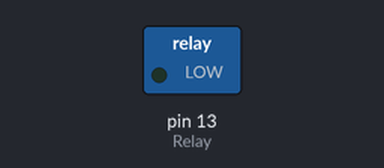
Recording of a sketch running on a simulated Arduino Uno, built with avr-gcc and run on an emulated ATmega328P. On the bench: switched loads named in the sketch (green lamp = pin HIGH).

Above: at 1.0 s.
At 3.0 s:
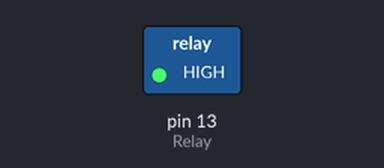
Timing chart, 0 to 5.2 s (numbered marks = the images above):
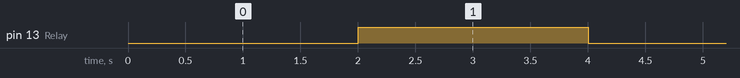

The sketch:

sketch_mar02a.ino
```cpp
int Relay = 13;

void setup()
{
  pinMode(Relay, OUTPUT);
}

void loop()
{
  digitalWrite(Relay, LOW);   // реле включено
  delay(2000);
  digitalWrite(Relay, HIGH);  // реле выключено
  delay(2000);
}
```

Measured:
- by itself, pin 13 (Relay): alternates HIGH for 2.0 s and LOW for 2.0 s
